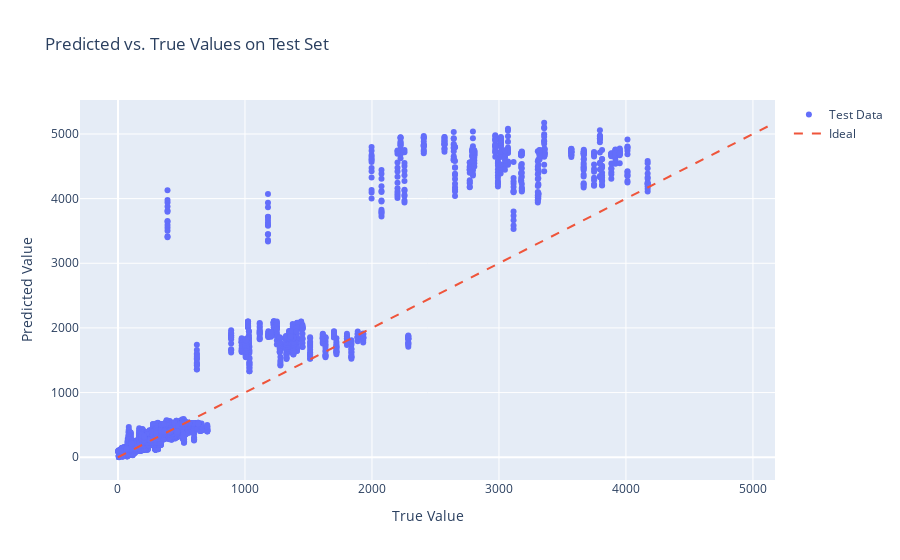

Notebook cell for this chart:
### Code cell
visualize_errors(predictions)

### Figure 1 — Plotly figure (JSON) as saved in the notebook; plotly's stock layout.template omitted (floating-point values rounded to 4 significant figures; data arrays with more than 128 entries replaced by an {"elided": "..."} marker saying what was removed)
{"data": [{"mode": "markers", "name": "Test Data", "type": "scatter", "x": {"elided": "8320 float values"}, "y": {"elided": "8320 float values"}}, {"line": {"dash": "dash"}, "mode": "lines", "name": "Ideal", "type": "scatter", "x": [-0.2213, 5174.0], "y": [-0.2213, 5174.0]}], "layout": {"title": {"text": "Predicted vs. True Values on Test Set"}, "xaxis": {"title": {"text": "True Value"}}, "yaxis": {"title": {"text": "Predicted Value"}}}}
